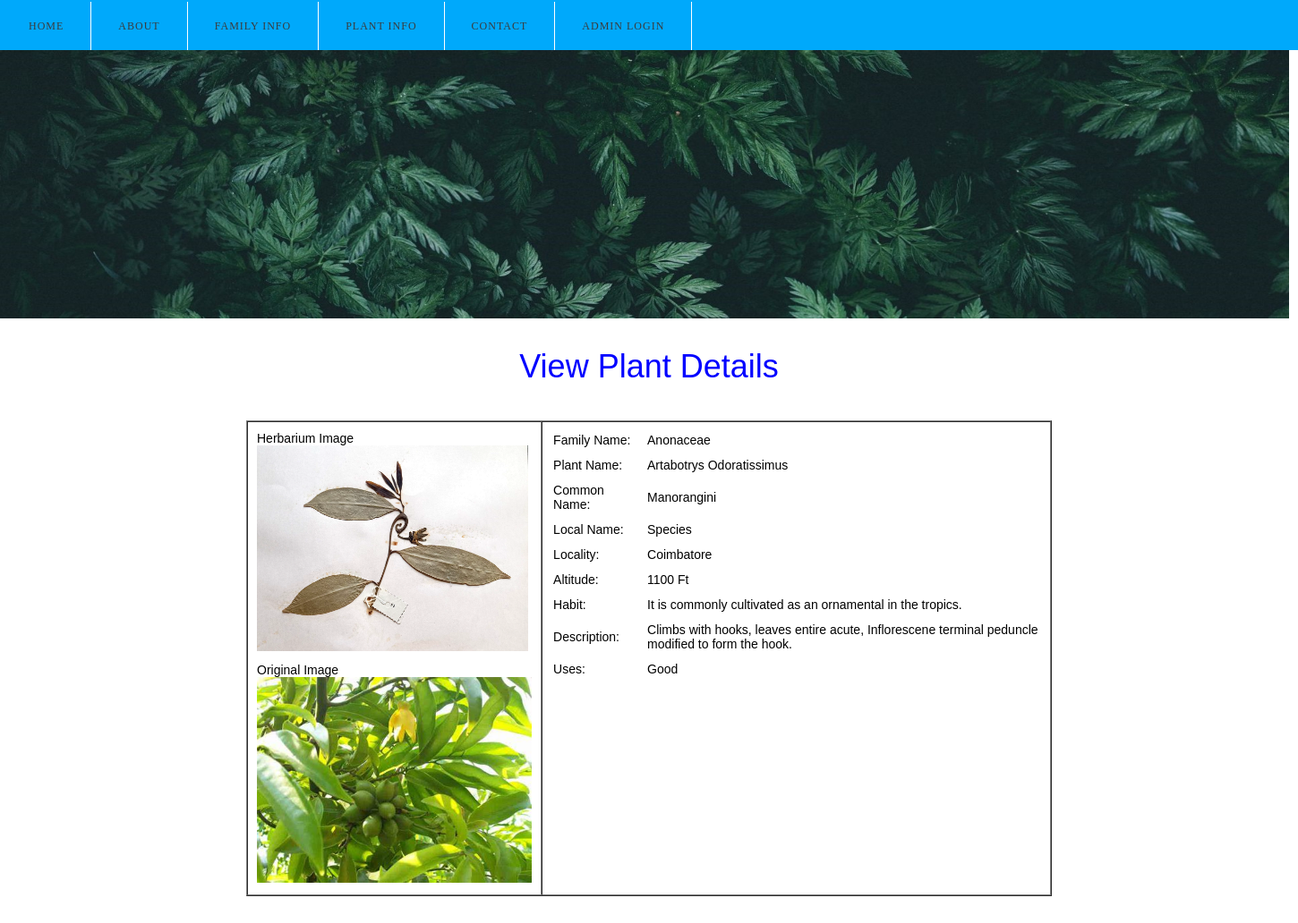
The app's page /viewplant_more.php?id=1 with its own data.
### tables this page shows
CREATE TABLE `tblplant_details` (
  `id` int(11) NOT NULL,
  `family_name` varchar(50) NOT NULL,
  `plant_name` varchar(50) NOT NULL,
  `herbarium_img` varchar(100) NOT NULL,
  `original_img` varchar(100) NOT NULL,
  `common_name` varchar(50) NOT NULL,
  `local_name` varchar(50) NOT NULL,
  `locality` varchar(50) NOT NULL,
  `altitude` varchar(50) NOT NULL,
  `habit` varchar(500) NOT NULL,
  `descr` varchar(500) NOT NULL,
  `uses` varchar(500) NOT NULL,
  `upload_date` datetime NOT NULL DEFAULT CURRENT_TIMESTAMP
);

### viewplant_more.php (the view, shortened to what this page needs)
<?php
    if(isset($_GET['id']))
    {
	include("connection.php");
	$q = "SELECT * FROM tblplant_details WHERE ID=".$_GET['id'];
	$re = mysql_query($q, $con) or die(mysql_error());
    $row = mysql_fetch_assoc($re);
	$no = mysql_num_rows($re);
    }
?>
<!DOCTYPE html PUBLIC "-//W3C//DTD XHTML 1.0 Strict//EN" "http://www.w3.org/TR/xhtml1/DTD/xhtml1-strict.dtd">
<html xmlns="http://www.w3.org/1999/xhtml">
<head>
<link href="style.css" rel="stylesheet" type="text/css" media="screen" />
</head>
<body>
<div id="menu-wrapper">
	<div id="menu">
		<ul>
			<li><a href="index.php">Home</a></li>
			<li><a href="aboutus.php">About</a></li>
			<li><a href="byfamily.php">Family Info</a></li>
			<li><a href="byplantinfo.php">Plant Info</a></li>
			<li><a href="contact.php">Contact</a></li>
			<li><a href="adminlogin.php">Admin Login</a></li>
		</ul>
	</div>
</div>
<div id="banner"><img src="images/banner1.jpg" width="1440" height="300" alt="" /></div>
<div id="wrapper">
	<div id="page">
		<div id="page-bgtop">
			<div id="page-bgbtm">
			  <div style="color:#00F;font:'Lucida Sans Unicode', 'Lucida Grande', sans-serif;font-size:36px;" align="center">View Plant Details</div>
			  <p> &nbsp; </p>
    <table width="900" border="1" align="center" cellpadding='5' cellspacing='0'>
    <tr>
    <td>
	  <table width="300" border="0" align="left" cellpadding='5' cellspacing='0'>
            <?php
            if($no>0)
            {
            ?>
                <tr>
                    <td> Herbarium Image <br/>
                    <img src="<?php echo $row['herbarium_img']; ?>" height="230" />
                    </td>
                </tr>
                <tr>
                    <td> Original Image <br/>
                    <img src="<?php echo $row['original_img']; ?>" height="230" />
                    </td>
                </tr>
  </table>
  </td>
  <td  valign="top">
        <table width="100%" cellpadding="5">
        <tr> <td> Family Name: </td> <td> <?php echo $row['family_name'];?></td> </tr>
        <tr> <td> Plant Name: </td> <td> <?php echo $row['plant_name'];?> </td> </tr>
        <tr> <td> Common Name: </td> <td> <?php echo $row['common_name'];?> </td> </tr>
        <tr> <td> Local Name: </td> <td> <?php echo $row['local_name'];?> </td> </tr>
        <tr> <td> Locality: </td> <td> <?php echo $row['locality'];?> </td> </tr>
        <tr> <td> Altitude: </td> <td> <?php echo $row['altitude'];?> </td> </tr>
        <tr> <td> Habit: </td> <td> <?php echo $row['habit'];?> </td> </tr>
        <tr> <td> Description: </td> <td> <?php echo $row['descr'];?> </td> </tr>
        <tr> <td> Uses: </td> <td> <?php echo $row['uses'];?> </td> </tr>
        </table>
  </td>
  </table>
  <?php
            }
        ?>
			</div>
		</div>
	</div>
</div>
</body>
</html>

### style.css (style rules this page uses)
body { margin: 0; padding: 0; background: #FFFFFF; font-family:Verdana, Geneva, sans-serif; font-weight:normal; font-size: 14px; color: #000; }
p, ul, ol { margin-top: 0; line-height: 180%; }
a { text-decoration: none; color: #06309D; }
#menu-wrapper { overflow: hidden; height: 56px; background:#00A9FB; }
#menu { width: 100%; height: 55px; margin: 0px auto; padding: 2px; }
#menu ul { margin: 0; padding: 0px; list-style: none; line-height: normal; }
#menu li { float: left; border-right: 1px solid #FFFFFF; }
#menu a { display: block; letter-spacing: 1px; line-height: 55px; padding: 0px 30px; text-decoration: none; text-align: center; text-transform: uppercase; font-family: 'Arvo', serif; font-size: 12px; font-weight: normal; color: #3B3B3B; border: none; }
#page { overflow: hidden; width: 1200px; margin: 0px auto; padding: 30px 0px; background-color: #FFFFFF; }
#banner { width: 1250px; }

### records on screen
tblplant_details: herbarium_img (picture), original_img (picture), family_name "Anonaceae", plant_name "Artabotrys Odoratissimus", common_name "Manorangini", local_name "Species", locality "Coimbatore", altitude "1100 Ft", habit "It is commonly cultivated as an ornamental in the tropics.", descr "Climbs with hooks, leaves entire acute, Inflorescene terminal peduncle modified to form the hook.", uses "Good"
